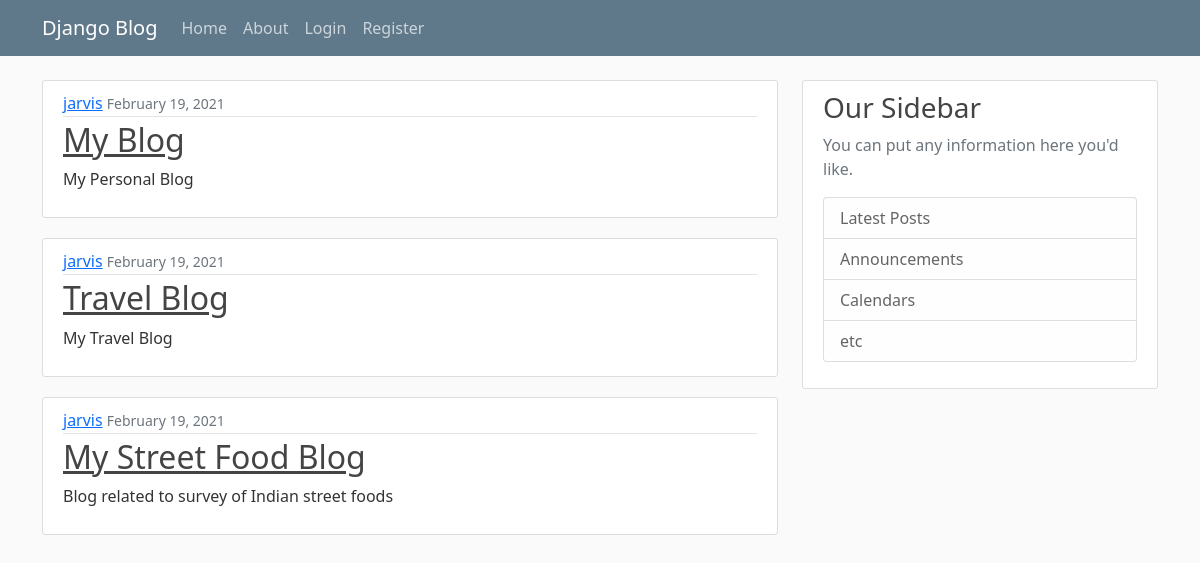
The page / on the database its author committed.
### blog/models.py (models this page shows, shortened)
class Post(models.Model):
    title = models.CharField(max_length= 1000)
    content = models.TextField()
    date_post = models.DateTimeField(default=timezone.now)
    author = models.ForeignKey(User, on_delete=models.CASCADE)

### blog/views.py (the view)
# urls.py: path('', views.home,name='blog-home'),
def home(request):
    context = {
        'posts' : Post.objects.all()
    }
    return render(request,'blog/home.html',context)

### blog/templates/blog/home.html
{% extends "blog/base.html"%}
{%block content%}
  {%for post in posts%}
    <article class="media content-section">
      <div class="media-body">
        <div class="article-metadata">
          <a class="mr-2" href="#">{{ post.author }}</a>
            <small class="text-muted">{{ post.date_post|date:"F d, Y" }}</small>
        </div>
          <h2><a class="article-title" href="#">{{ post.title }}</a></h2>
          <p class="article-content">{{ post.content }}</p>
      </div>
    </article>
  {%endfor%}
{%endblock content%}

### blog/static/blog/main.css (style rules this page uses)
body { background: #fafafa; color: #333333; margin-top: 5rem; }
h1, h2, h3, h4, h5, h6 { color: #444444; }
.content-section { background: #ffffff; padding: 10px 20px; border: 1px solid #dddddd; border-radius: 3px; margin-bottom: 20px; }
.article-title { color: #444444; }
.article-content { white-space: pre-line; }
.article-metadata { padding-bottom: 1px; margin-bottom: 4px; border-bottom: 1px solid #e3e3e3 }

### rows shown on the page
Post: author "jarvis", date_post "February 19, 2021", title "My Blog", content "My Personal Blog"
Post: author "jarvis", date_post "February 19, 2021", title "Travel Blog", content "My Travel Blog"
Post: author "jarvis", date_post "February 19, 2021", title "My Street Food Blog", content "Blog related to survey of Indian street foods"
